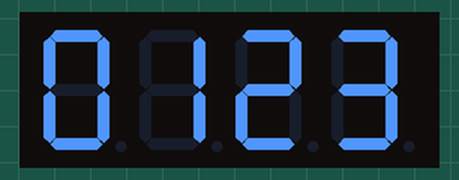
This sketch was run on a simulated Arduino Uno, built with avr-gcc and run on an emulated ATmega328P. On the bench: 4-digit seven-segment display. Wiring (inferred from the names in the program): 4-digit 7-segment display, segments lit when HIGH: segments pin 2, pin 3, pin 4, pin 5, pin 6, pin 7, pin 8; digit selects pin 10, pin 11, pin 12, pin 13. The segment pins are drawn as the display they are named for.

Above: at 0.21 s.
At 0.83 s:
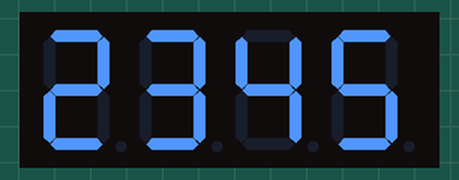
At 1.43 s:
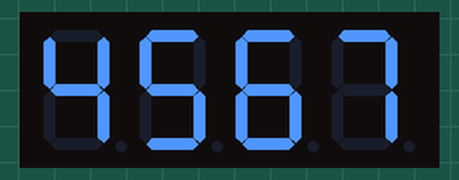
At 2.03 s:
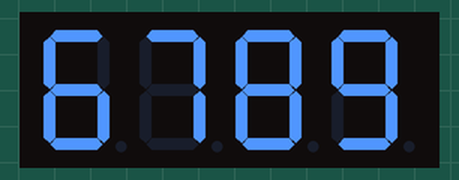
At 2.94 s:
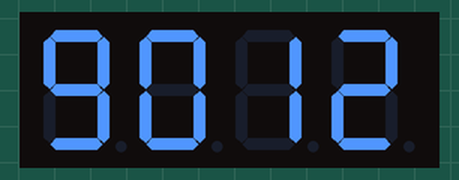

The sketch:

Screen5641AS.ino
```cpp
// Піни для сегментів через резистори 220 Ом
const int segA = 2;
const int segB = 3;
const int segC = 4;
const int segD = 5;
const int segE = 6;
const int segF = 7;
const int segG = 8;

// Катоди розрядів (DIG1-DIG4) дисплея
const int dig1 = 10;
const int dig2 = 11;
const int dig3 = 12;
const int dig4 = 13;
// Кількість сегментів у одному розряді
const int SEGMENT_COUNT = 7;
// Загальна кількість розрядів дисплея
const int DIGIT_COUNT = 4;

// Масив з номерами пінів для сегментів A-G
int segments[SEGMENT_COUNT] = {segA, segB, segC, segD, segE, segF, segG};
// Масив з номерами пінів для катодів DIG1-DIG4
int digitPins[DIGIT_COUNT] = {dig1, dig2, dig3, dig4};

// Карта цифр 0-9 для спільного катода (1-горить)
byte digitMap[10][SEGMENT_COUNT] = {
    {1, 1, 1, 1, 1, 1, 0}, // 0
    {0, 1, 1, 0, 0, 0, 0}, // 1
    {1, 1, 0, 1, 1, 0, 1}, // 2
    {1, 1, 1, 1, 0, 0, 1}, // 3
    {0, 1, 1, 0, 0, 1, 1}, // 4
    {1, 0, 1, 1, 0, 1, 1}, // 5
    {1, 0, 1, 1, 1, 1, 1}, // 6
    {1, 1, 1, 0, 0, 0, 0}, // 7
    {1, 1, 1, 1, 1, 1, 1}, // 8
    {1, 1, 1, 1, 0, 1, 1}  // 9
};

// Великий масив чисел для ефекту біжучого рядка
int scrollSequence[] = {0, 1, 2, 3, 4, 5, 6, 7, 8, 9, 0, 1, 2};
// Поточний зсув індексу кадру вліво
int currentOffset = 0;
// Змінна таймера для зсуву біжучого рядка
unsigned long lastShiftTime = 0;
// Швидкість руху рядка в мілісекундах (300 мс)
const unsigned long shiftInterval = 300;

// Функція початкового налаштування мікроконтролера
void setup() {
    // Конфігуруємо піни сегментів як виходи
    for (int i = 0; i < SEGMENT_COUNT; i++) {
        pinMode(segments[i], OUTPUT);
    }
    // Конфігуруємо піни катодів як виходи
    for (int i = 0; i < DIGIT_COUNT; i++) {
        pinMode(digitPins[i], OUTPUT);
        // Гасимо розряди при старті (подаємо HIGH)
        digitalWrite(digitPins[i], HIGH);
    }
}

// Головний нескінченний цикл програми
void loop() {
    // Зчитуємо поточний час від старту плати
    unsigned long currentMillis = millis();
    // Перевіряємо інтервал часу для зсуву кадру
    if (currentMillis - lastShiftTime >= shiftInterval) {
        // Оновлюємо час останнього зсуву рядка
        lastShiftTime = currentMillis;
        // Зміщуємо кадр відображення на крок вліво
        currentOffset++;
        // Скидаємо цикл зсуву після відображення 9012
        if (currentOffset > 9) currentOffset = 0;
    }

    // Цикл динамічної індикації для 4 розрядів
    for (int d = 0; d < DIGIT_COUNT; d++) {
        // Визначаємо поточну цифру для розряду d
        int currentDigitValue = scrollSequence[currentOffset + d];

        // Виставляємо рівні на пінах для всіх сегментів
        for (int seg = 0; seg < SEGMENT_COUNT; seg++) {
            digitalWrite(segments[seg], digitMap[currentDigitValue][seg]);
        }

        // Активуємо поточний розряд подачею нуля (LOW)
        digitalWrite(digitPins[d], LOW);

        // Затримка 2 мс для інерції людського ока
        delay(2);

        // Вимикаємо розряд перед переходом до наступного
        digitalWrite(digitPins[d], HIGH);
    }
}
```

Measured:
- by itself, everything shown: repeats every 3.0 s, in 10 steps
